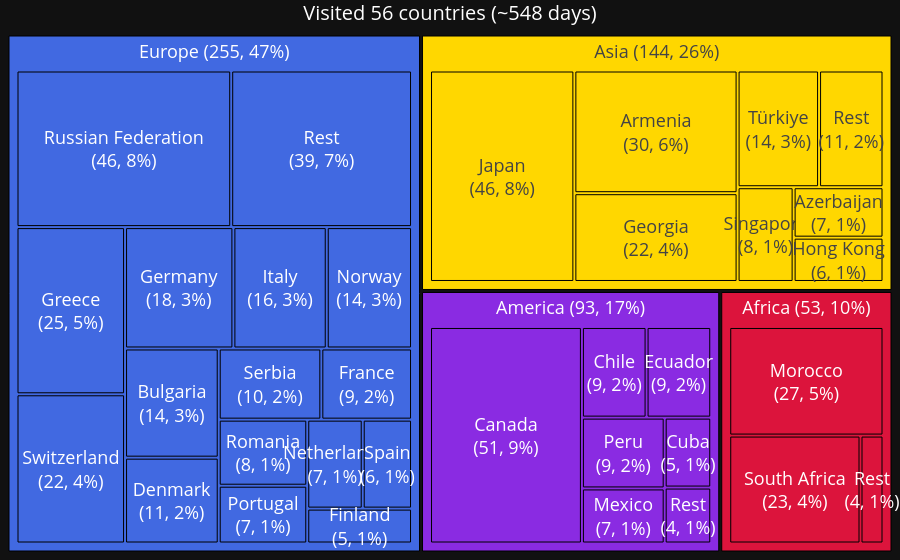

Notebook code cell kept with this figure:
### Code cell
df_country_visited = df_country[~df_country.country.isin(COUNTRIES_LIVED)]
n_country_visited = df_country_visited.country.nunique()
t_country_visited = df_country_visited.total_days.sum()

create_tree(
    df_country_visited,
    feat='country',
    var='total_days',
    flag='continent',
    group_flag=True,
    color_dict=COLOR_DICT,
    font_size_dict=FONT_SIZE_DICT,
    title=f'Visited {n_country_visited} countries (~{t_country_visited:.0f} days)',
    threshold=5,
    threshold_global=False,
    save_path='../attachments/tree_travel_visits.html',
    #save_path=None
    )

### Figure 1 — Plotly figure (JSON) as saved in the notebook; plotly's stock layout.template omitted (floating-point values rounded to 4 significant figures)
{"data": [{"branchvalues": "total", "hoverinfo": "none", "ids": ["Africa", "America", "Asia", "Europe", "Africa | Morocco", "Africa | South Africa", "Africa | Rest", "America | Canada", "America | Chile", "America | Cuba", "America | Ecuador", "America | Mexico", "America | Peru", "America | Rest", "Asia | Armenia", "Asia | Azerbaijan", "Asia | Georgia", "Asia | Hong Kong", "Asia | Japan", "Asia | Singapore", "Asia | Türkiye", "Asia | Rest", "Europe | Bulgaria", "Europe | Denmark", "Europe | Finland", "Europe | France", "Europe | Germany", "Europe | Greece", "Europe | Italy", "Europe | Netherlands", "Europe | Norway", "Europe | Portugal", "Europe | Romania", "Europe | Russian Federation", "Europe | Serbia", "Europe | Spain", "Europe | Switzerland", "Europe | Rest"], "labels": ["<br><br>Africa (53, 10%)", "<br><br>America (93, 17%)", "<br><br>Asia (144, 26%)", "<br><br>Europe (255, 47%)", "Morocco", "South Africa", "Rest", "Canada", "Chile", "Cuba", "Ecuador", "Mexico", "Peru", "Rest", "Armenia", "Azerbaijan", "Georgia", "Hong Kong", "Japan", "Singapore", "Türkiye", "Rest", "Bulgaria", "Denmark", "Finland", "France", "Germany", "Greece", "Italy", "Netherlands", "Norway", "Portugal", "Romania", "Russian Federation", "Serbia", "Spain", "Switzerland", "Rest"], "marker": {"colors": ["crimson", "blueviolet", "gold", "royalblue", "crimson", "crimson", "crimson", "blueviolet", "blueviolet", "blueviolet", "blueviolet", "blueviolet", "blueviolet", "blueviolet", "gold", "gold", "gold", "gold", "gold", "gold", "gold", "gold", "royalblue", "royalblue", "royalblue", "royalblue", "royalblue", "royalblue", "royalblue", "royalblue", "royalblue", "royalblue", "royalblue", "royalblue", "royalblue", "royalblue", "royalblue", "royalblue"], "line": {"color": "black", "width": 1}}, "parents": ["", "", "", "", "Africa", "Africa", "Africa", "America", "America", "America", "America", "America", "America", "America", "Asia", "Asia", "Asia", "Asia", "Asia", "Asia", "Asia", "Asia", "Europe", "Europe", "Europe", "Europe", "Europe", "Europe", "Europe", "Europe", "Europe", "Europe", "Europe", "Europe", "Europe", "Europe", "Europe", "Europe"], "textfont": {"size": 18}, "textinfo": "label+value+percent root", "textposition": "middle center", "texttemplate": "%{label}<br>(%{value:.0f}, %{percentRoot:.0%})", "type": "treemap", "values": [53.83, 93.5, 144.5, 255.9, 27.0, 22.83, 4.0, 50.5, 9.0, 5.0, 9.0, 7.0, 9.0, 4.0, 30.17, 6.83, 21.83, 6.0, 45.99, 8.0, 14.33, 11.33, 13.99, 11.0, 5.0, 8.83, 17.99, 24.83, 15.5, 6.75, 14.16, 7.0, 8.0, 46.0, 9.99, 6.0, 22.16, 38.74]}], "layout": {"font": {"color": "white", "size": 18}, "margin": {"b": 0, "l": 0, "r": 0, "t": 0}, "title": {"font": {"size": 20}, "text": "Visited 56 countries (~548 days)", "x": 0.5, "xanchor": "center", "y": 0.99, "yanchor": "top"}, "uniformtext": {"minsize": 18, "mode": "show"}}}
